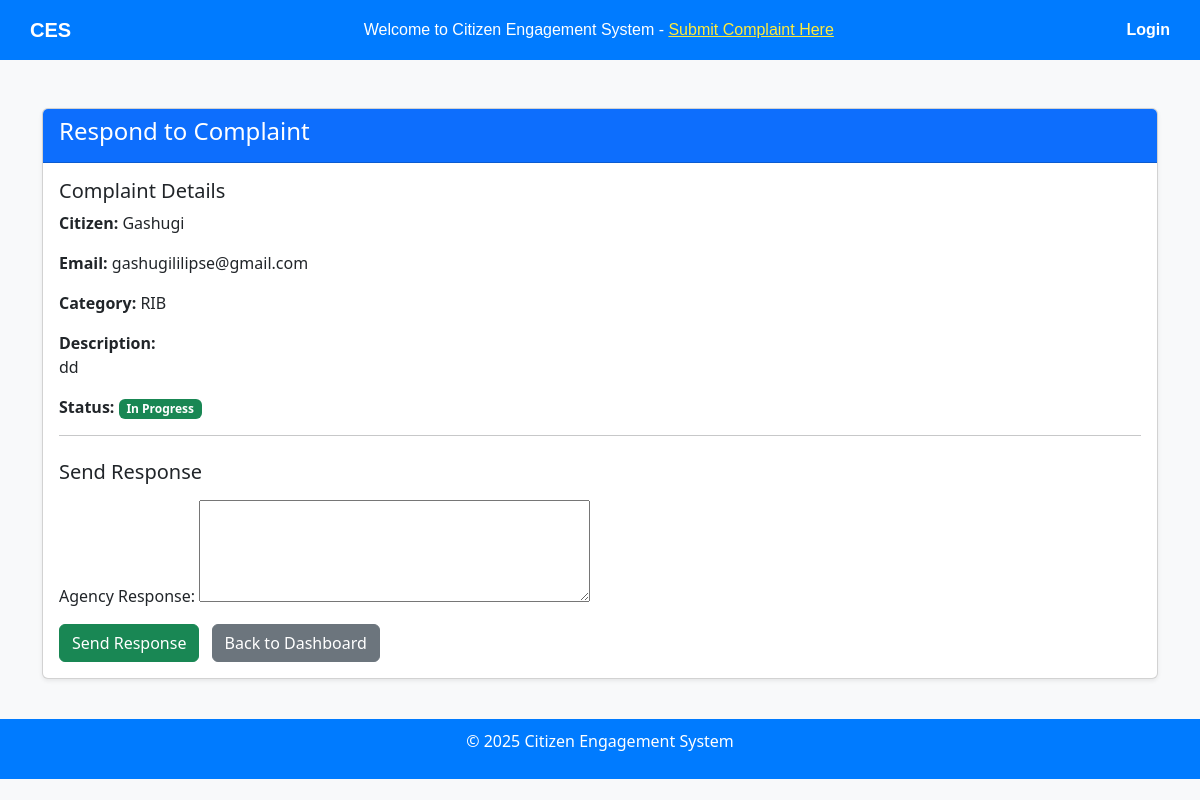
The page /respond/11/ (signed in) on the database its author committed.
### complaints/models.py (models this page shows, shortened)
class Complaint(models.Model):
    STATUS_CHOICES = [
        ('Open', 'Open'),
        ('In Progress', 'In Progress'),
        ('Resolved', 'Resolved'),
    ]
    citizen_name = models.CharField(max_length=100)
    citizen_email = models.EmailField()
    category = models.CharField(max_length=100)
    description = models.TextField()
    agency = models.ForeignKey('Agency', on_delete=models.SET_NULL, null=True)
    status = models.CharField(max_length=20, choices=STATUS_CHOICES, default='Open')
    response = models.TextField(blank=True, null=True)

### complaints/views.py (the view)
# urls.py: path('respond/<int:complaint_id>/', views.respond_to_complaint, name='respond_to_complaint'),
def respond_to_complaint(request, complaint_id):
    complaint = get_object_or_404(Complaint, id=complaint_id)
    if request.user.agency != complaint.agency:
        return HttpResponseForbidden("You are not authorized to respond to this complaint.")
    if complaint.status == 'Open':
        complaint.status = 'In Progress'
        complaint.save()
    if request.method == 'POST':
        form = ResponseForm(request.POST)
        if form.is_valid():
            response_text = form.cleaned_data['response']
            complaint.response = response_text
            complaint.status = 'Resolved'  # Automatically mark as resolved
            complaint.save()
            send_mail(
                subject='Response to Your Complaint',
                message=response_text,
                from_email='gashugilili@gmail.com',
                recipient_list=[complaint.citizen_email],
                fail_silently=False,
            )
            return redirect('complaint_status', complaint_id=complaint.id)
    else:
        form = ResponseForm(initial={'response': complaint.response})
    return render(request, 'complaints/respond.html', {'form': form, 'complaint': complaint})

### complaints/forms.py
class ResponseForm(forms.Form):
    response = forms.CharField(widget=forms.Textarea(attrs={'rows': 4}), label="Agency Response", required=True)

### complaints/templates/complaints/respond.html (shortened to what this page needs)
{% load static %}
<!DOCTYPE html>
<html>
<head>
    <link href="https://cdn.jsdelivr.net/npm/bootstrap@5.3.3/dist/css/bootstrap.min.css" rel="stylesheet">
</head>
 {% include 'partials/navbar.html' %}
<body class="bg-light">
<div class="container mt-5">
    <div class="card shadow-sm">
        <div class="card-header bg-primary text-white">
            <h4>Respond to Complaint</h4>
        </div>
        <div class="card-body">
            <h5 class="card-title">Complaint Details</h5>
            <p><strong>Citizen:</strong> {{ complaint.citizen_name }}</p>
            <p><strong>Email:</strong> {{ complaint.citizen_email }}</p>
            <p><strong>Category:</strong> {{ complaint.category }}</p>
            <p><strong>Description:</strong><br>{{ complaint.description }}</p>
            <p><strong>Status:</strong>
                <span class="badge bg-{{ complaint.status|lower|yesno:'success,warning,secondary' }}">
                    {{ complaint.status }}
                </span>
            </p>
            <hr>
            <h5 class="mt-4">Send Response</h5>
            <form method="post" class="mt-3">
                <div class="mb-3">
                    {{ form.response.label_tag }}
                    {{ form.response }}
                </div>
                <button type="submit" class="btn btn-success">Send Response</button>
                <a href="{% url 'agency_dashboard' %}" class="btn btn-secondary ms-2">Back to Dashboard</a>
            </form>
        </div>
    </div>
</div>
{% include 'partials/footer.html' %}
</body>
</html>

### rows shown on the page
Complaint: citizen_name "Gashugi", citizen_email "gashugililipse@gmail.com", category "RIB", description "dd", status "In Progress"
